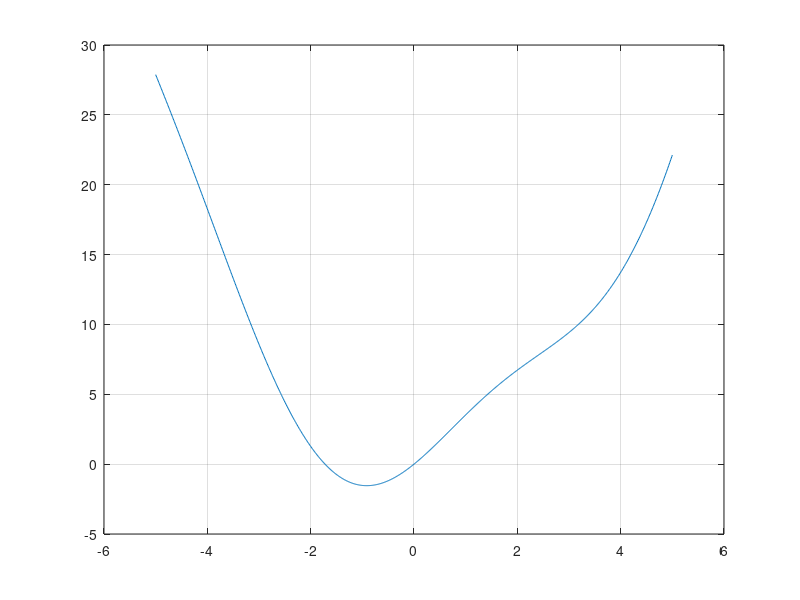

The MATLAB script that drew this image: (Note: this script raises an error after producing the figure.)
clc % Newton's Method
% Problems 1 & 2
x = (-5:.01:5)';
f1 = @(x) x.^2 + 3.*sin(x);
f2 = @(x) 5;
% Problem 1
y = f1(x);
plot(x,y)
grid
% Problem 2
Newton(2, f1, f2)
Newton(-2, f1, f2)